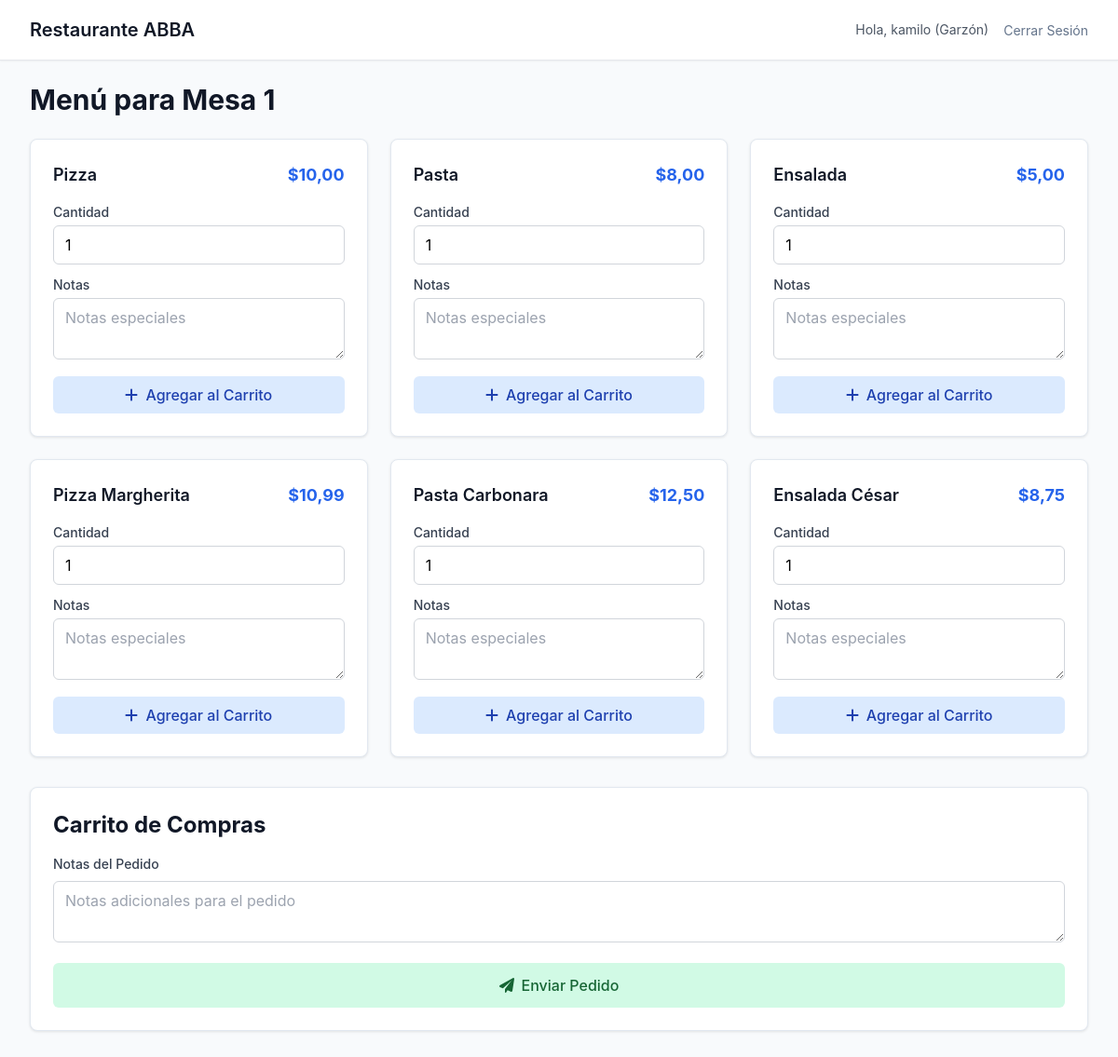
/home/menu/1/ (signed in), run on the app's committed database.
### restaurant/models.py (models this page shows, shortened)
class UserProfile(models.Model):
    user = models.OneToOneField(User, on_delete=models.CASCADE)
    role = models.CharField("Rol", max_length=20, choices=[
        ('garzon', 'Garzón'),
        ('cocinero', 'Cocinero'),
        ('admin', 'Administrador'),
        ('recepcion', 'Recepción'),
    ], default='garzon')
    pin = models.CharField("PIN", max_length=10, blank=True)  # Para autenticación rápida
    class Meta:
        verbose_name = "Perfil de Usuario"
        verbose_name_plural = "Perfiles de Usuario"

class Table(models.Model):
    number = models.IntegerField("Número", unique=True)
    capacity = models.IntegerField("Capacidad", default=4)
    is_available = models.BooleanField("Disponible", default=True)
    class Meta:
        verbose_name = "Mesa"
        verbose_name_plural = "Mesas"

class MenuItem(models.Model):
    name = models.CharField("Nombre", max_length=100)
    description = models.TextField("Descripción", blank=True)
    price = models.DecimalField("Precio", max_digits=6, decimal_places=2)
    available = models.BooleanField("Disponible", default=True)
    class Meta:
        verbose_name = "Elemento del Menú"
        verbose_name_plural = "Elementos del Menú"

### restaurant/views.py (the view)
# urls.py: path('menu/<int:table_id>/', views.menu, name='menu'),
@login_required
def menu(request, table_id):
    if request.user.userprofile.role not in ['garzon', 'admin']:
        return redirect('home')
    table = get_object_or_404(Table, id=table_id)
    products = MenuItem.objects.filter(available=True)
    return render(request, 'restaurant/menu.html', {'table': table, 'products': products})

### restaurant/templates/restaurant/menu.html (shortened to what this page needs)
{% extends "base.html" %}
{% block content %}
<div class="mb-8">
    <h1 class="text-3xl font-bold text-gray-900 mb-6">Menú para Mesa {{ table.number }}</h1>
    <div class="grid grid-cols-1 md:grid-cols-2 lg:grid-cols-3 gap-6 mb-8">
        {% for product in products %}
        <div class="card p-6">
            <div class="flex flex-col h-full">
                <div class="flex justify-between items-start mb-4">
                    <h3 class="text-lg font-semibold text-gray-900">{{ product.name }}</h3>
                    <span class="text-lg font-bold text-blue-600">${{ product.price }}</span>
                </div>
                <div class="space-y-3">
                    <div>
                        <label class="block text-sm font-medium text-gray-700 mb-1">Cantidad</label>
                        <input type="number" id="qty-{{ product.id }}" class="w-full px-3 py-2 border border-gray-300 rounded-md focus:outline-none focus:ring-2 focus:ring-blue-500" value="1" min="1" />
                    </div>
                    <div>
                        <label class="block text-sm font-medium text-gray-700 mb-1">Notas</label>
                        <textarea id="notes-{{ product.id }}" class="w-full px-3 py-2 border border-gray-300 rounded-md focus:outline-none focus:ring-2 focus:ring-blue-500" placeholder="Notas especiales"></textarea>
                    </div>
                    <button class="btn-primary w-full py-2 px-4 rounded-md font-medium btn-add" data-product-id="{{ product.id }}">
                        <i class="fas fa-plus mr-2"></i>Agregar al Carrito
                    </button>
                </div>
            </div>
        </div>
        {% endfor %}
    </div>
    <div class="card p-6">
        <h2 class="text-2xl font-bold text-gray-900 mb-4">Carrito de Compras</h2>
        <form method="post" action="{% url 'send_order' table.id %}">
            <div class="mb-4">
                <label for="order-notes" class="block text-sm font-medium text-gray-700 mb-2">Notas del Pedido</label>
                <textarea name="order_notes" id="order-notes" class="w-full px-3 py-2 border border-gray-300 rounded-md focus:outline-none focus:ring-2 focus:ring-blue-500" placeholder="Notas adicionales para el pedido"></textarea>
            </div>
            <button type="submit" class="btn-success w-full py-3 px-4 rounded-md font-medium">
                <i class="fas fa-paper-plane mr-2"></i>Enviar Pedido
            </button>
        </form>
    </div>
</div>
{% endblock %}

### restaurant/templates/base.html (shortened to what this page needs)
<!DOCTYPE html>
<html lang="es">
<head>
    <script src="https://cdn.tailwindcss.com"></script>
</head>
<body class="min-h-screen">
    <nav class="bg-white shadow-sm border-b border-gray-200">
        <div class="max-w-7xl mx-auto px-4 sm:px-6 lg:px-8">
            <div class="flex justify-between h-16">
                <div class="flex items-center">
                    <a href="{% url 'home' %}" class="text-xl font-semibold text-gray-900">Restaurante ABBA</a>
                </div>
                <div class="flex items-center space-x-4">
                    {% if user.is_authenticated %}
                        <span class="text-sm text-gray-600">Hola, {{ user.username }} ({{ user.userprofile.get_role_display }})</span>
                        <form method="post" action="{% url 'logout' %}" class="inline">
                            <button type="submit" class="nav-link text-sm">Cerrar Sesión</button>
                        </form>
                    {% endif %}
                </div>
            </div>
        </div>
    </nav>
    <main class="max-w-7xl mx-auto py-6 px-4 sm:px-6 lg:px-8">
        {% block content %}{% endblock %}
    </main>
</body>
</html>

### restaurant/templates/base.html (style rules this page uses)
body { background-color: #f8fafc; font-family: 'Inter', sans-serif; }
.nav-link { color: #64748b; transition: color 0.3s ease; }
.btn-primary { background-color: #dbeafe; color: #1e40af; border: none; }
.btn-success { background-color: #d1fae5; color: #166534; border: none; }
.card { background-color: white; border: 1px solid #e2e8f0; border-radius: 0.5rem; box-shadow: 0 1px 3px rgba(0, 0, 0, 0.1); }

### data on the page
Table: number "1"
MenuItem: name "Pizza", price "10,00", id "1", id "Notas especiales"
MenuItem: name "Pasta", price "8,00", id "Notas especiales"
MenuItem: name "Ensalada", price "5,00", id "Notas especiales"
MenuItem: name "Pizza Margherita", price "10,99", id "Notas especiales"
MenuItem: name "Pasta Carbonara", price "12,50", id "Notas especiales"
MenuItem: name "Ensalada César", price "8,75", id "Notas especiales"

### other printed values
{{ user.username }} "kamilo"
{{ user.userprofile.get_role_display }} "Garzón"
